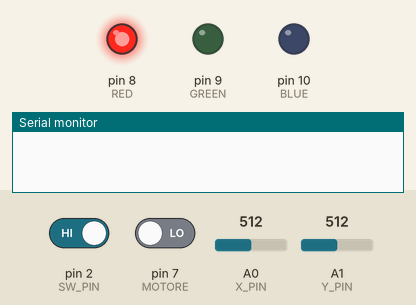
A sketch run on a simulated Arduino Uno, built with avr-gcc and run on an emulated ATmega328P. Parts: output pins drawn as LEDs (lit = HIGH), the last lines printed to the serial monitor. Inputs (shaded band) come from the test bench; at power-on: pin 7 (MOTORE) LOW, pin 2 (SW_PIN) HIGH, A0 (X_PIN) = 512, A1 (Y_PIN) = 512. No radio packets arrive unless stated.

Above: at 1.2 s.
1.3 s: pin 7 (MOTORE) driven HIGH
At 2.5 s:
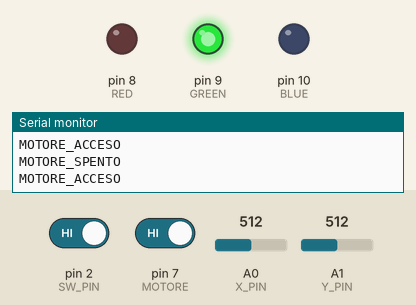
2.8 s: pin 7 (MOTORE) driven LOW
At 4.0 s:
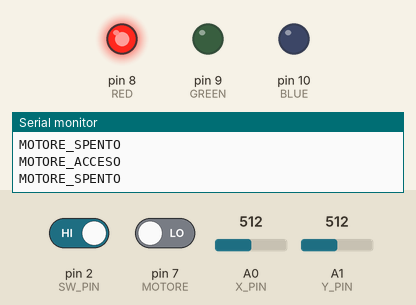
4.3 s: pin 2 (SW_PIN) driven LOW and pin 7 (MOTORE) driven HIGH
At 4.8 s:
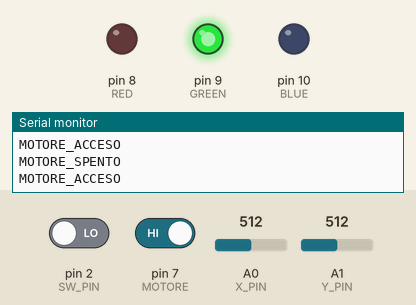
Timing chart, 0 to 7.3 s (numbered marks = the images above; inputs shaded):
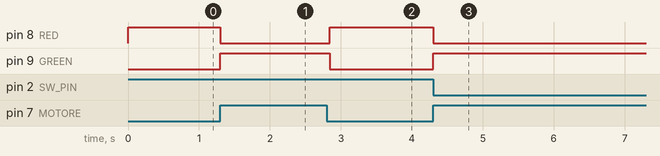

Measured:
- after the input at 1.3 s, pin 8 (RED): HIGH → LOW at once; pin 9 (GREEN): LOW → HIGH at once
- after the input at 2.8 s, pin 8 (RED): LOW → HIGH after 0.05 s; pin 9 (GREEN): HIGH → LOW after 0.05 s
- after the input at 4.3 s, pin 8 (RED): HIGH → LOW at once; pin 9 (GREEN): LOW → HIGH at once

The sketch:

trasmettitore.ino
```cpp
#include <VirtualWire.h>

#define MOTORE 7
#define RED 8
#define BLUE 10
#define GREEN 9

#define X_PIN 0
#define Y_PIN 1
#define SW_PIN 2

#define TX_pin 13

const char *motor_ON = "MOTOR_ON";
const char *motor_OFF = "MOTOR_OFF";
const char *sx = "SX";
const char *dx = "DX";
const char *cabrata = "CAB";
const char *picchiata = "PIC";
const char *stay = "STAY";


int motore_acceso = 0;
int lastState = 0;
void setup() {
  Serial.begin(9600);
  vw_set_tx_pin(TX_pin); // Imposto il pin per la trasmissione
  vw_setup(3000);        // Bits per sec
  pinMode(SW_PIN, INPUT);
  pinMode(MOTORE, INPUT);
digitalWrite(SW_PIN, HIGH);
  pinMode(RED, OUTPUT);
  pinMode(GREEN, OUTPUT);

   analogWrite(RED, HIGH);
    analogWrite(BLUE, 0);
    analogWrite(GREEN, 0);
}


void loop(){


   if(digitalRead(SW_PIN) == 0){
  vw_send((uint8_t *) stay, strlen(stay));
    vw_wait_tx();

    }

   sendMessageBasedOnPin(analogRead(X_PIN), analogRead(Y_PIN));

  motore_acceso = digitalRead(MOTORE);
 set_motor_led();

}

void sendMessageBasedOnPin(int x_axis, int y_axis){
  if(y_axis < 10 ){
  vw_send((uint8_t *) picchiata, strlen(picchiata));
    vw_wait_tx();
}
  if(y_axis > 1020 ){
  vw_send((uint8_t *) cabrata, strlen(cabrata));
    vw_wait_tx();
}
 if(x_axis < 10 ){
  vw_send((uint8_t *) dx, strlen(dx));
    vw_wait_tx();
}

 if(x_axis > 1020 ){
  vw_send((uint8_t *) sx, strlen(sx));
    vw_wait_tx();
}


}

void set_motor_led(){
  if(motore_acceso == HIGH ){
    analogWrite(RED, LOW);
    analogWrite(BLUE, LOW);
    analogWrite(GREEN, 255);
    lastState = !lastState;
    if(!lastState){
    vw_send((uint8_t *) motor_OFF, strlen(motor_OFF));
    vw_wait_tx();
    Serial.println("MOTORE_SPENTO");
    }else{
    vw_send((uint8_t *) motor_ON, strlen(motor_ON));
    vw_wait_tx();
    Serial.println("MOTORE_ACCESO");
      }
    delay(50);
  }else if(motore_acceso == LOW && lastState == 0){
     analogWrite(RED, 255);
    analogWrite(BLUE, LOW);
    analogWrite(GREEN, LOW);

  }

}
```
